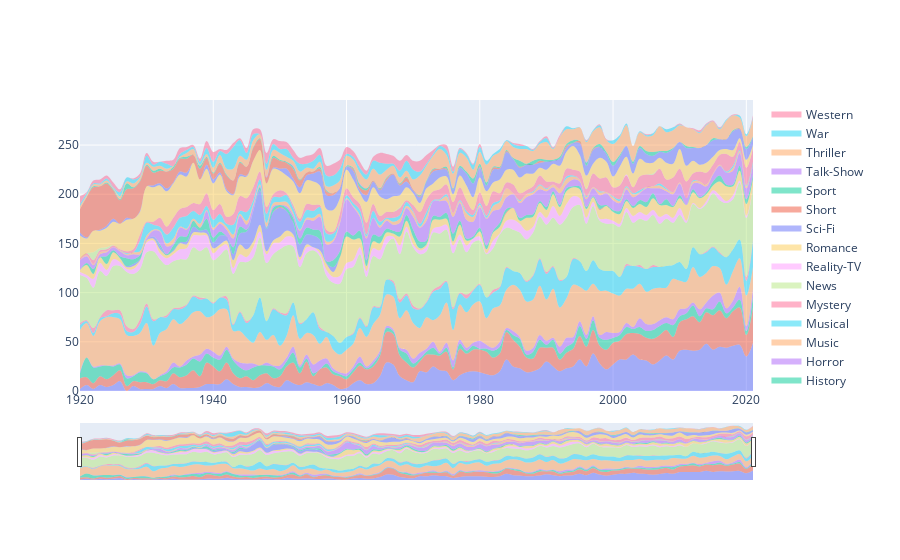

Notebook source saved alongside this figure:
### Code cell
fig = go.Figure()
for genre in trace_dict.keys():
    fig.add_trace(trace_dict[genre])

fig.update_layout(
    xaxis=dict(
        rangeslider=dict(
            visible=True
        ),
        type="date"
    )
)
fig.show()

### Figure 1 — Plotly figure (JSON) as saved in the notebook; plotly's stock layout.template omitted (floating-point values rounded to 4 significant figures; data arrays with more than 128 entries replaced by an {"elided": "..."} marker saying what was removed)
{"data": [{"line": {"shape": "spline"}, "mode": "none", "name": "Action", "stackgroup": "one", "type": "scatter", "x": {"elided": "2754 int values"}, "y": [2, 6, 2, 6, 4, 6, 10, 0, 5, 2, 2, 2, 5, 3, 7, 3, 3, 3, 4, 7, 7, 7, 12, 7, 4, 4, 3, 4, 8, 5, 4, 11, 8, 6, 9, 7, 5, 8, 6, 2, 3, 8, 11, 7, 8, 15, 29, 27, 15, 11, 9, 20, 19, 25, 21, 20, 11, 16, 19, 20, 19, 17, 16, 20, 32, 25, 23, 19, 20, 23, 30, 25, 20, 23, 25, 32, 25, 38, 28, 22, 27, 32, 32, 37, 32, 31, 27, 31, 36, 32, 41, 42, 41, 42, 48, 42, 45, 44, 46, 47, 35, 49]}, {"line": {"shape": "spline"}, "mode": "none", "name": "Adventure", "stackgroup": "one", "type": "scatter", "x": {"elided": "2754 int values"}, "y": [11, 8, 6, 9, 8, 10, 11, 5, 5, 7, 7, 5, 6, 7, 11, 11, 13, 18, 11, 22, 18, 13, 17, 11, 9, 11, 8, 12, 10, 8, 11, 14, 21, 12, 21, 8, 17, 16, 11, 13, 9, 11, 15, 15, 17, 20, 31, 31, 21, 18, 15, 10, 18, 12, 15, 20, 11, 27, 19, 22, 23, 23, 18, 18, 28, 27, 22, 15, 13, 21, 14, 19, 12, 16, 18, 24, 20, 24, 18, 20, 22, 19, 26, 22, 26, 23, 26, 26, 26, 23, 29, 31, 35, 28, 32, 35, 37, 30, 35, 38, 22, 36]}, {"line": {"shape": "spline"}, "mode": "none", "name": "Animation", "stackgroup": "one", "type": "scatter", "x": {"elided": "2754 int values"}, "y": [5, 20, 16, 10, 14, 9, 6, 8, 5, 10, 9, 5, 4, 8, 6, 10, 11, 12, 15, 9, 9, 12, 13, 13, 11, 6, 13, 10, 8, 12, 7, 5, 10, 6, 3, 3, 0, 4, 3, 2, 3, 3, 3, 1, 3, 3, 4, 3, 6, 9, 4, 3, 3, 7, 2, 4, 2, 5, 3, 4, 1, 3, 7, 7, 2, 5, 8, 3, 7, 8, 3, 8, 6, 6, 6, 10, 8, 10, 8, 10, 5, 6, 7, 4, 7, 7, 9, 9, 7, 12, 6, 6, 11, 6, 4, 6, 9, 5, 4, 8, 4, 11]}, {"line": {"shape": "spline"}, "mode": "none", "name": "Biography", "stackgroup": "one", "type": "scatter", "x": {"elided": "2754 int values"}, "y": [2, 0, 1, 1, 0, 1, 1, 3, 1, 1, 1, 0, 1, 2, 5, 1, 4, 2, 7, 5, 6, 4, 3, 2, 5, 7, 4, 0, 3, 1, 4, 4, 6, 2, 4, 9, 9, 5, 3, 2, 3, 3, 6, 2, 3, 3, 2, 2, 2, 4, 5, 6, 3, 6, 2, 5, 7, 4, 3, 3, 8, 4, 3, 5, 2, 4, 2, 4, 4, 5, 4, 2, 7, 9, 6, 5, 4, 4, 3, 8, 5, 3, 4, 2, 9, 7, 6, 6, 6, 6, 7, 5, 3, 7, 6, 14, 9, 5, 7, 13, 5, 8]}, {"line": {"shape": "spline"}, "mode": "none", "name": "Comedy", "stackgroup": "one", "type": "scatter", "x": {"elided": "2754 int values"}, "y": [42, 35, 31, 45, 49, 49, 45, 41, 40, 39, 50, 34, 43, 43, 44, 43, 42, 45, 44, 32, 37, 47, 38, 28, 32, 26, 21, 34, 23, 31, 20, 22, 32, 27, 22, 30, 17, 22, 19, 18, 24, 23, 29, 30, 37, 36, 32, 33, 30, 40, 36, 25, 32, 22, 37, 41, 31, 36, 36, 39, 40, 27, 40, 37, 39, 47, 48, 50, 49, 50, 42, 50, 40, 40, 53, 35, 45, 33, 45, 42, 40, 37, 35, 39, 35, 33, 36, 33, 30, 41, 29, 27, 36, 33, 30, 30, 25, 24, 30, 29, 31, 22]}, {"line": {"shape": "spline"}, "mode": "none", "name": "Crime", "stackgroup": "one", "type": "scatter", "x": {"elided": "2754 int values"}, "y": [5, 2, 3, 3, 1, 4, 5, 4, 4, 9, 17, 25, 16, 12, 10, 15, 14, 16, 12, 19, 12, 12, 10, 6, 19, 15, 28, 35, 19, 26, 33, 21, 13, 15, 14, 23, 15, 5, 14, 12, 13, 10, 10, 10, 17, 8, 15, 14, 16, 15, 15, 19, 15, 29, 27, 21, 21, 11, 14, 14, 17, 21, 16, 18, 22, 14, 17, 20, 24, 27, 26, 22, 27, 22, 26, 26, 20, 24, 22, 20, 23, 19, 23, 23, 17, 23, 22, 21, 22, 14, 19, 13, 20, 23, 21, 19, 15, 28, 22, 19, 15, 27]}, {"line": {"shape": "spline"}, "mode": "none", "name": "Documentary", "stackgroup": "one", "type": "scatter", "x": {"elided": "2754 int values"}, "y": [2, 1, 5, 1, 6, 3, 4, 5, 3, 5, 3, 2, 0, 2, 1, 2, 1, 1, 2, 0, 1, 0, 3, 1, 1, 2, 0, 0, 0, 1, 1, 2, 0, 1, 0, 0, 2, 0, 0, 0, 0, 1, 1, 1, 1, 1, 0, 2, 3, 2, 3, 1, 1, 2, 3, 1, 2, 1, 4, 1, 1, 0, 3, 1, 1, 0, 0, 1, 1, 1, 2, 1, 1, 0, 1, 0, 0, 0, 0, 0, 0, 0, 2, 0, 2, 0, 2, 0, 0, 0, 0, 0, 0, 0, 1, 1, 1, 0, 0, 0, 4, 1]}, {"line": {"shape": "spline"}, "mode": "none", "name": "Drama", "stackgroup": "one", "type": "scatter", "x": {"elided": "2754 int values"}, "y": [49, 43, 41, 47, 35, 45, 45, 55, 56, 51, 52, 69, 59, 51, 48, 49, 46, 49, 47, 52, 43, 43, 48, 51, 50, 60, 59, 61, 59, 55, 64, 69, 57, 57, 67, 63, 72, 57, 54, 60, 69, 67, 64, 50, 51, 48, 36, 43, 46, 63, 59, 55, 51, 58, 53, 52, 55, 54, 43, 48, 44, 44, 42, 53, 40, 42, 41, 42, 43, 42, 48, 49, 56, 60, 52, 57, 48, 55, 49, 48, 48, 51, 53, 44, 47, 49, 51, 44, 48, 43, 48, 47, 44, 46, 48, 54, 53, 55, 51, 58, 60, 52]}, {"line": {"shape": "spline"}, "mode": "none", "name": "Family", "stackgroup": "one", "type": "scatter", "x": {"elided": "2754 int values"}, "y": [3, 3, 9, 8, 6, 7, 4, 3, 5, 8, 10, 11, 6, 7, 7, 10, 11, 12, 16, 12, 7, 8, 5, 6, 8, 5, 10, 6, 9, 11, 7, 9, 9, 7, 6, 3, 3, 6, 6, 8, 6, 7, 7, 6, 8, 9, 8, 2, 9, 5, 3, 4, 5, 4, 7, 5, 8, 5, 7, 4, 4, 1, 8, 1, 7, 10, 9, 9, 6, 5, 7, 12, 9, 14, 11, 7, 6, 4, 2, 5, 3, 3, 4, 7, 7, 6, 5, 7, 5, 5, 7, 2, 1, 1, 3, 3, 5, 2, 4, 2, 2, 1]}, {"line": {"shape": "spline"}, "mode": "none", "name": "Fantasy", "stackgroup": "one", "type": "scatter", "x": {"elided": "2754 int values"}, "y": [2, 10, 5, 6, 6, 7, 4, 2, 3, 1, 2, 2, 4, 3, 3, 6, 4, 3, 3, 2, 5, 3, 4, 8, 10, 8, 6, 7, 3, 3, 6, 6, 3, 3, 3, 0, 3, 6, 5, 19, 27, 21, 9, 5, 7, 7, 4, 3, 9, 6, 7, 2, 2, 9, 7, 6, 4, 10, 5, 0, 5, 4, 8, 7, 8, 12, 3, 13, 10, 9, 8, 12, 9, 13, 9, 9, 9, 5, 9, 13, 9, 10, 7, 8, 8, 8, 12, 12, 9, 11, 10, 16, 11, 10, 7, 5, 14, 15, 9, 10, 12, 9]}, {"line": {"shape": "spline"}, "mode": "none", "name": "Film-Noir", "stackgroup": "one", "type": "scatter", "x": {"elided": "2754 int values"}, "y": [0, 0, 0, 0, 0, 0, 0, 1, 2, 1, 0, 2, 3, 0, 1, 1, 3, 6, 2, 4, 6, 9, 4, 6, 11, 18, 31, 35, 23, 29, 29, 20, 12, 13, 10, 12, 11, 1, 5, 0, 0, 0, 0, 0, 0, 0, 0, 0, 0, 0, 0, 0, 0, 0, 0, 0, 0, 0, 0, 0, 0, 0, 0, 0, 0, 0, 0, 0, 0, 0, 0, 0, 0, 0, 0, 0, 0, 0, 0, 0, 0, 0, 0, 0, 0, 0, 0, 0, 0, 0, 0, 0, 0, 0, 0, 0, 0, 0, 0, 0, 0, 0]}, {"line": {"shape": "spline"}, "mode": "none", "name": "Game-Show", "stackgroup": "one", "type": "scatter", "x": {"elided": "2754 int values"}, "y": [0, 0, 0, 0, 0, 0, 0, 0, 0, 0, 0, 0, 0, 0, 0, 0, 0, 0, 0, 0, 0, 0, 0, 0, 0, 0, 0, 0, 0, 0, 1, 0, 0, 0, 0, 0, 0, 0, 0, 0, 0, 0, 0, 0, 0, 0, 0, 0, 0, 0, 0, 0, 0, 0, 0, 0, 0, 0, 0, 0, 0, 0, 0, 0, 1, 0, 0, 0, 0, 0, 0, 0, 0, 0, 0, 0, 0, 0, 1, 0, 0, 0, 0, 0, 0, 0, 0, 0, 0, 0, 0, 0, 0, 0, 0, 0, 0, 0, 0, 0, 0, 0]}, {"line": {"shape": "spline"}, "mode": "none", "name": "History", "stackgroup": "one", "type": "scatter", "x": {"elided": "2754 int values"}, "y": [0, 2, 5, 0, 8, 2, 2, 8, 5, 4, 0, 0, 2, 1, 5, 6, 5, 6, 3, 11, 5, 4, 0, 7, 7, 2, 0, 3, 1, 4, 2, 3, 5, 6, 7, 6, 9, 2, 7, 6, 5, 4, 8, 6, 7, 7, 4, 3, 5, 6, 8, 7, 4, 4, 3, 6, 8, 4, 2, 2, 4, 4, 2, 4, 3, 0, 3, 3, 3, 2, 3, 3, 2, 3, 1, 3, 2, 1, 4, 1, 2, 3, 2, 2, 4, 5, 5, 1, 6, 1, 3, 0, 3, 1, 2, 4, 6, 2, 2, 5, 5, 4]}, {"line": {"shape": "spline"}, "mode": "none", "name": "Horror", "stackgroup": "one", "type": "scatter", "x": {"elided": "2754 int values"}, "y": [10, 7, 4, 3, 4, 3, 5, 3, 5, 1, 2, 6, 13, 8, 2, 9, 7, 0, 0, 8, 8, 8, 7, 9, 11, 5, 5, 1, 1, 2, 0, 2, 3, 8, 8, 9, 14, 17, 19, 28, 33, 29, 14, 22, 17, 9, 8, 6, 9, 7, 13, 14, 20, 15, 16, 12, 17, 18, 19, 15, 21, 27, 20, 14, 12, 14, 15, 18, 20, 12, 16, 4, 12, 4, 7, 5, 8, 8, 10, 12, 10, 8, 10, 9, 7, 14, 5, 16, 8, 12, 12, 7, 6, 14, 6, 7, 10, 12, 14, 13, 11, 10]}, {"line": {"shape": "spline"}, "mode": "none", "name": "Music", "stackgroup": "one", "type": "scatter", "x": {"elided": "2754 int values"}, "y": [0, 1, 1, 2, 1, 0, 1, 1, 2, 3, 3, 1, 1, 3, 5, 1, 1, 2, 4, 1, 2, 2, 3, 4, 2, 4, 2, 2, 4, 3, 3, 4, 2, 1, 2, 3, 3, 3, 2, 2, 1, 1, 2, 2, 0, 2, 2, 3, 4, 2, 5, 1, 5, 0, 1, 5, 4, 2, 7, 5, 2, 1, 5, 7, 9, 1, 2, 3, 2, 4, 2, 3, 5, 6, 3, 2, 2, 1, 3, 1, 3, 2, 2, 3, 1, 1, 2, 3, 2, 2, 1, 0, 2, 2, 2, 1, 1, 0, 3, 2, 2, 1]}, {"line": {"shape": "spline"}, "mode": "none", "name": "Musical", "stackgroup": "one", "type": "scatter", "x": {"elided": "2754 int values"}, "y": [0, 0, 0, 0, 0, 0, 0, 1, 0, 11, 13, 5, 4, 9, 11, 9, 13, 8, 9, 4, 8, 8, 3, 10, 3, 9, 4, 5, 9, 6, 5, 7, 5, 8, 8, 7, 7, 8, 6, 0, 3, 3, 5, 2, 7, 4, 1, 4, 4, 4, 1, 3, 4, 1, 1, 2, 0, 1, 2, 2, 2, 2, 3, 2, 0, 0, 1, 0, 1, 1, 1, 0, 0, 2, 1, 0, 1, 0, 1, 0, 1, 2, 1, 1, 2, 0, 0, 2, 1, 0, 0, 0, 1, 0, 0, 0, 0, 1, 2, 1, 1, 2]}, {"line": {"shape": "spline"}, "mode": "none", "name": "Mystery", "stackgroup": "one", "type": "scatter", "x": {"elided": "2754 int values"}, "y": [2, 2, 4, 2, 2, 2, 1, 2, 3, 6, 1, 3, 9, 8, 10, 9, 9, 8, 11, 13, 10, 10, 7, 11, 15, 14, 13, 8, 7, 3, 7, 2, 3, 3, 6, 6, 2, 4, 2, 8, 7, 6, 6, 12, 7, 6, 6, 6, 7, 2, 6, 12, 13, 9, 10, 10, 11, 13, 11, 5, 11, 10, 12, 7, 6, 9, 7, 4, 5, 9, 7, 3, 5, 8, 6, 8, 7, 14, 13, 15, 9, 14, 11, 6, 14, 13, 12, 15, 9, 15, 14, 17, 7, 10, 12, 9, 10, 18, 9, 8, 18, 14]}, {"line": {"shape": "spline"}, "mode": "none", "name": "News", "stackgroup": "one", "type": "scatter", "x": {"elided": "2754 int values"}, "y": [0, 0, 8, 2, 2, 0, 0, 0, 0, 0, 0, 0, 0, 0, 0, 0, 0, 0, 0, 0, 0, 0, 0, 0, 0, 0, 0, 0, 0, 0, 0, 0, 1, 0, 0, 0, 0, 0, 0, 0, 0, 0, 0, 0, 0, 0, 0, 0, 1, 0, 0, 0, 0, 0, 0, 0, 0, 0, 0, 0, 0, 0, 0, 0, 0, 0, 0, 0, 0, 0, 0, 0, 0, 0, 0, 0, 1, 0, 0, 0, 0, 0, 0, 0, 0, 0, 1, 0, 0, 0, 0, 0, 0, 0, 0, 0, 0, 0, 0, 0, 0, 0]}, {"line": {"shape": "spline"}, "mode": "none", "name": "Reality-TV", "stackgroup": "one", "type": "scatter", "x": {"elided": "2754 int values"}, "y": [0, 0, 0, 0, 0, 0, 0, 0, 0, 0, 0, 0, 0, 0, 0, 0, 0, 0, 0, 0, 0, 0, 0, 0, 0, 0, 0, 0, 0, 0, 0, 0, 0, 0, 0, 0, 0, 0, 0, 0, 0, 0, 0, 0, 0, 0, 0, 0, 0, 0, 0, 0, 0, 0, 0, 0, 0, 0, 0, 0, 0, 0, 0, 0, 0, 0, 0, 0, 0, 0, 0, 0, 0, 0, 0, 0, 0, 0, 0, 0, 0, 0, 1, 0, 0, 0, 0, 0, 0, 0, 0, 0, 0, 0, 0, 0, 0, 0, 0, 0, 0, 0]}, {"line": {"shape": "spline"}, "mode": "none", "name": "Romance", "stackgroup": "one", "type": "scatter", "x": {"elided": "2754 int values"}, "y": [23, 15, 22, 18, 20, 24, 26, 32, 31, 23, 36, 35, 33, 36, 35, 35, 31, 41, 25, 25, 27, 30, 26, 19, 20, 22, 27, 22, 24, 26, 20, 18, 23, 26, 24, 24, 20, 21, 22, 16, 19, 18, 11, 21, 17, 20, 13, 16, 12, 13, 12, 9, 11, 8, 12, 8, 8, 12, 15, 13, 15, 15, 9, 14, 13, 15, 16, 17, 13, 8, 12, 18, 18, 17, 24, 17, 13, 10, 21, 16, 11, 19, 18, 14, 18, 12, 11, 11, 17, 14, 20, 16, 13, 7, 10, 8, 5, 5, 7, 4, 8, 3]}, {"line": {"shape": "spline"}, "mode": "none", "name": "Sci-Fi", "stackgroup": "one", "type": "scatter", "x": {"elided": "2754 int values"}, "y": [3, 1, 0, 1, 2, 3, 0, 2, 0, 1, 0, 2, 2, 3, 1, 3, 4, 0, 0, 4, 4, 2, 2, 1, 2, 1, 0, 0, 0, 1, 2, 7, 3, 6, 5, 8, 14, 14, 15, 10, 3, 9, 3, 7, 6, 6, 19, 22, 10, 6, 3, 6, 7, 12, 8, 7, 5, 8, 12, 14, 10, 6, 13, 11, 18, 11, 10, 9, 9, 5, 8, 3, 7, 4, 3, 12, 10, 14, 11, 8, 11, 10, 11, 10, 11, 9, 7, 6, 10, 15, 7, 18, 13, 17, 18, 17, 11, 10, 19, 9, 11, 8]}, {"line": {"shape": "spline"}, "mode": "none", "name": "Short", "stackgroup": "one", "type": "scatter", "x": {"elided": "2754 int values"}, "y": [24, 41, 44, 44, 43, 29, 24, 29, 31, 30, 21, 13, 13, 17, 14, 13, 14, 8, 11, 7, 6, 9, 14, 14, 12, 9, 13, 11, 6, 10, 8, 6, 10, 7, 3, 2, 3, 4, 2, 0, 0, 2, 3, 5, 1, 1, 2, 1, 1, 4, 1, 1, 0, 2, 1, 1, 0, 0, 0, 0, 1, 0, 2, 1, 1, 0, 1, 0, 0, 2, 0, 0, 0, 2, 0, 2, 0, 1, 0, 0, 0, 0, 0, 0, 0, 0, 0, 0, 0, 0, 0, 0, 0, 0, 0, 0, 0, 0, 0, 1, 0, 0]}, {"line": {"shape": "spline"}, "mode": "none", "name": "Sport", "stackgroup": "one", "type": "scatter", "x": {"elided": "2754 int values"}, "y": [0, 0, 1, 0, 1, 1, 1, 6, 1, 1, 1, 2, 2, 0, 2, 1, 2, 0, 3, 1, 1, 1, 1, 0, 1, 0, 1, 1, 0, 2, 1, 1, 2, 1, 0, 0, 2, 1, 0, 0, 1, 1, 3, 2, 0, 1, 1, 0, 1, 1, 0, 1, 1, 1, 0, 2, 1, 2, 2, 5, 3, 3, 1, 1, 1, 1, 6, 1, 4, 2, 2, 1, 2, 2, 3, 0, 3, 1, 3, 2, 4, 2, 0, 2, 2, 3, 4, 1, 2, 1, 0, 2, 1, 0, 0, 2, 0, 0, 1, 0, 2, 1]}, {"line": {"shape": "spline"}, "mode": "none", "name": "Talk-Show", "stackgroup": "one", "type": "scatter", "x": {"elided": "2754 int values"}, "y": [0, 0, 0, 0, 0, 0, 0, 0, 0, 0, 0, 0, 0, 0, 0, 0, 0, 0, 0, 0, 0, 0, 0, 0, 0, 0, 0, 0, 1, 0, 0, 0, 1, 0, 0, 0, 0, 0, 0, 0, 0, 0, 1, 0, 0, 0, 0, 0, 0, 0, 0, 0, 0, 0, 0, 0, 0, 0, 0, 0, 0, 0, 0, 0, 0, 0, 0, 0, 0, 0, 0, 0, 0, 0, 0, 0, 1, 0, 0, 0, 0, 0, 0, 0, 0, 0, 0, 0, 0, 0, 0, 0, 0, 0, 0, 0, 0, 0, 0, 0, 0, 0]}, {"line": {"shape": "spline"}, "mode": "none", "name": "Thriller", "stackgroup": "one", "type": "scatter", "x": {"elided": "2754 int values"}, "y": [3, 2, 2, 2, 2, 1, 3, 2, 4, 3, 2, 4, 3, 3, 1, 1, 4, 6, 1, 3, 5, 8, 6, 12, 6, 7, 7, 4, 7, 6, 7, 5, 5, 8, 5, 3, 5, 4, 8, 8, 10, 8, 11, 9, 12, 14, 8, 8, 6, 6, 10, 20, 15, 13, 20, 12, 15, 13, 14, 9, 12, 18, 11, 15, 9, 11, 12, 15, 10, 15, 18, 11, 20, 15, 11, 14, 20, 17, 17, 12, 18, 18, 21, 16, 14, 15, 17, 25, 19, 18, 17, 19, 18, 15, 20, 17, 10, 19, 15, 11, 11, 18]}, {"line": {"shape": "spline"}, "mode": "none", "name": "War", "stackgroup": "one", "type": "scatter", "x": {"elided": "2754 int values"}, "y": [2, 2, 1, 1, 2, 1, 4, 4, 4, 1, 7, 2, 4, 5, 0, 3, 3, 2, 3, 6, 6, 4, 15, 22, 16, 7, 6, 0, 6, 6, 4, 8, 3, 8, 4, 8, 7, 11, 10, 12, 2, 3, 5, 5, 8, 12, 6, 2, 7, 10, 10, 4, 2, 2, 3, 5, 2, 4, 4, 5, 5, 4, 2, 3, 1, 3, 3, 3, 1, 2, 4, 1, 0, 3, 1, 0, 1, 1, 2, 0, 4, 2, 2, 0, 1, 1, 2, 0, 3, 3, 1, 0, 0, 1, 1, 0, 1, 1, 0, 2, 2, 1]}, {"line": {"shape": "spline"}, "mode": "none", "name": "Western", "stackgroup": "one", "type": "scatter", "x": {"elided": "2754 int values"}, "y": [8, 1, 3, 4, 3, 5, 3, 0, 1, 3, 3, 3, 0, 3, 6, 6, 3, 2, 3, 7, 10, 2, 4, 4, 2, 5, 5, 5, 11, 5, 8, 7, 8, 6, 8, 7, 7, 10, 12, 9, 7, 6, 6, 4, 4, 10, 10, 8, 10, 6, 9, 11, 9, 4, 1, 5, 5, 1, 1, 1, 3, 0, 0, 0, 0, 1, 2, 0, 1, 1, 2, 1, 2, 0, 0, 0, 1, 0, 1, 1, 0, 0, 0, 0, 0, 1, 0, 0, 0, 0, 1, 0, 1, 2, 1, 1, 1, 0, 1, 0, 0, 2]}], "layout": {"xaxis": {"rangeslider": {"visible": true}, "type": "date"}}}
